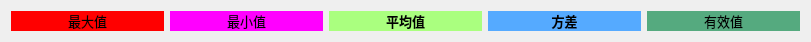
  <widget class="QWidget" name="horizontalLayoutWidget_3">
   <property name="geometry">
    <rect>
     <x>230</x>
     <y>500</y>
     <width>811</width>
     <height>28</height>
    </rect>
   </property>
   <layout class="QHBoxLayout" name="horizontalLayout_3">
    <item>
     <widget class="QLabel" name="label_time_max_2">
      <property name="font">
       <font>
        <pointsize>10</pointsize>
       </font>
      </property>
      <property name="styleSheet">
       <string notr="true">background-color: rgb(255, 0, 0);</string>
      </property>
      <property name="text">
       <string>&lt;html&gt;&lt;head/&gt;&lt;body&gt;&lt;p align=&quot;center&quot;&gt;最大值&lt;/p&gt;&lt;/body&gt;&lt;/html&gt;</string>
      </property>
     </widget>
    </item>
    <item>
     <widget class="QLabel" name="label_time_min_2">
      <property name="font">
       <font>
        <pointsize>10</pointsize>
       </font>
      </property>
      <property name="styleSheet">
       <string notr="true">background-color: rgb(255, 0, 255);</string>
      </property>
      <property name="text">
       <string>&lt;html&gt;&lt;head/&gt;&lt;body&gt;&lt;p align=&quot;center&quot;&gt;最小值&lt;/p&gt;&lt;/body&gt;&lt;/html&gt;</string>
      </property>
     </widget>
    </item>
    <item>
     <widget class="QLabel" name="label_time_mean_2">
      <property name="font">
       <font>
        <pointsize>10</pointsize>
        <weight>75</weight>
        <bold>true</bold>
       </font>
      </property>
      <property name="styleSheet">
       <string notr="true">background-color: rgb(85, 0, 255);
background-color: rgb(170, 255, 127);</string>
      </property>
      <property name="text">
       <string>&lt;html&gt;&lt;head/&gt;&lt;body&gt;&lt;p align=&quot;center&quot;&gt;平均值&lt;/p&gt;&lt;/body&gt;&lt;/html&gt;</string>
      </property>
     </widget>
    </item>
    <item>
     <widget class="QLabel" name="label_time_var_2">
      <property name="font">
       <font>
        <pointsize>10</pointsize>
        <weight>75</weight>
        <bold>true</bold>
       </font>
      </property>
      <property name="styleSheet">
       <string notr="true">background-color: rgb(255, 170, 255);
background-color: rgb(85, 170, 255);</string>
      </property>
      <property name="text">
       <string>&lt;html&gt;&lt;head/&gt;&lt;body&gt;&lt;p align=&quot;center&quot;&gt;方差&lt;/p&gt;&lt;/body&gt;&lt;/html&gt;</string>
      </property>
     </widget>
    </item>
    <item>
     <widget class="QLabel" name="label_time_rms_2">
      <property name="font">
       <font>
        <pointsize>10</pointsize>
       </font>
      </property>
      <property name="styleSheet">
       <string notr="true">background-color: rgb(85, 170, 127);</string>
      </property>
      <property name="text">
       <string>&lt;html&gt;&lt;head/&gt;&lt;body&gt;&lt;p align=&quot;center&quot;&gt;有效值&lt;/p&gt;&lt;/body&gt;&lt;/html&gt;</string>
      </property>
     </widget>
    </item>
   </layout>
  </widget>
